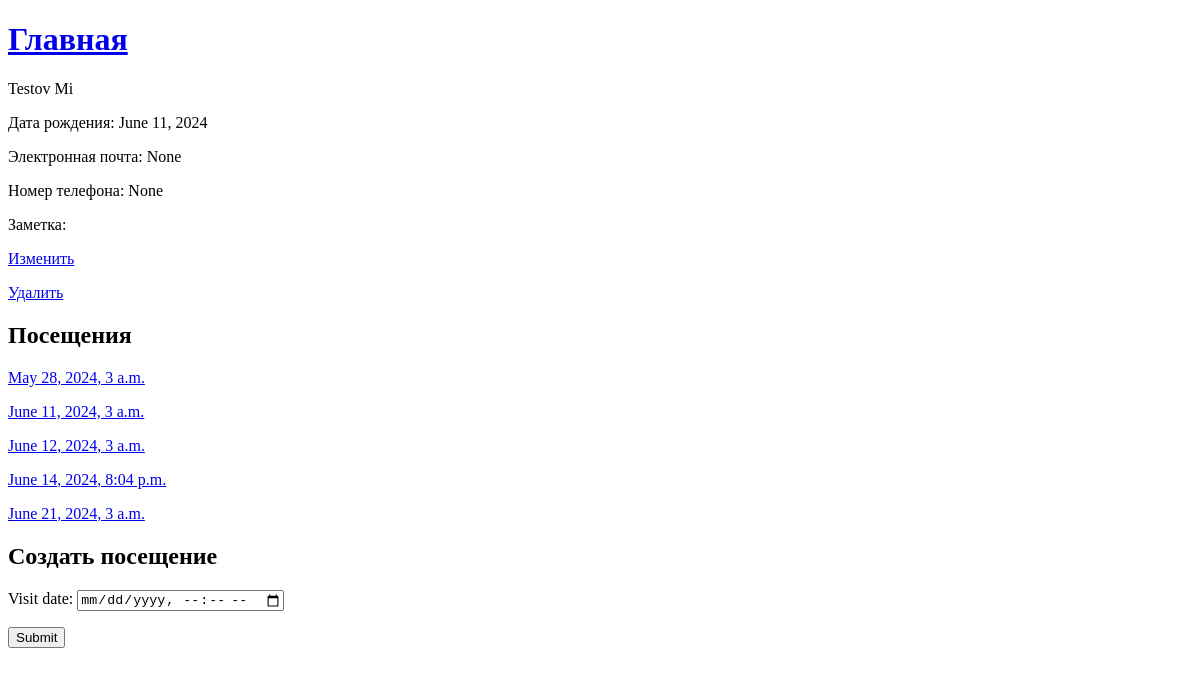
Page /2 on the earlier database version.
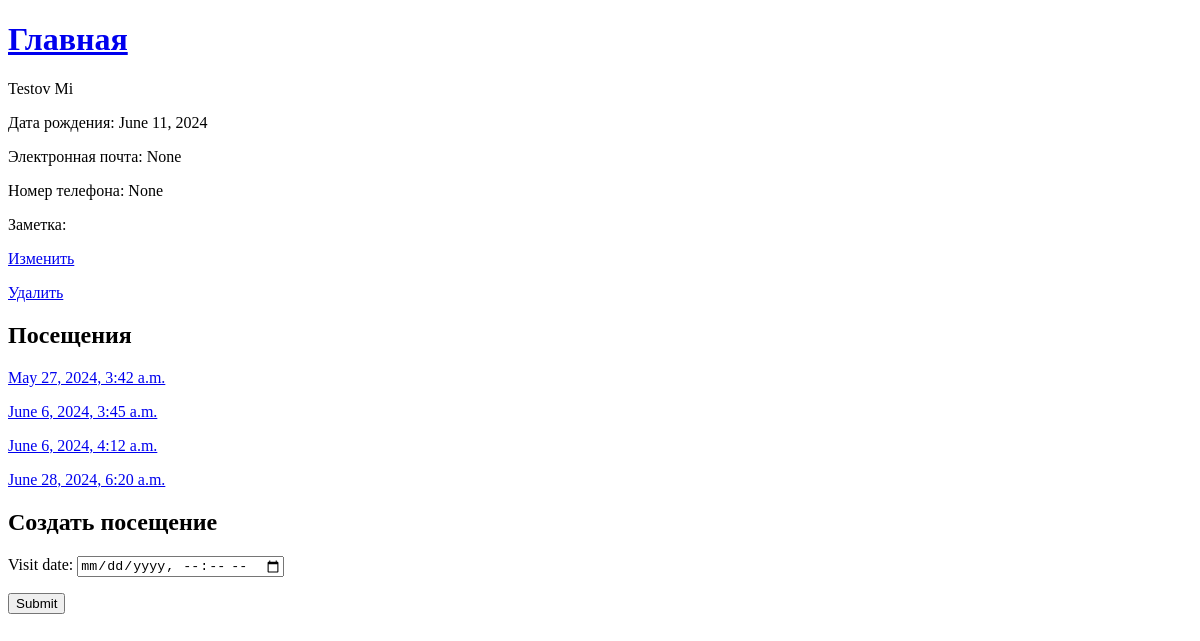
Same page on the later database version.
### clients/models.py (models this page shows, shortened)
class Client(models.Model):
    fullname = models.CharField(max_length=100)
    birthdate = models.DateField()
    email = models.CharField(max_length=150, blank=True, null=True)
    phonenumber = models.CharField(max_length=20, blank=True, null=True)
    note = models.TextField(blank=True, null=True)
    class Meta:
        verbose_name = 'Клиент'
        verbose_name_plural = 'Клиенты'

class Visit(models.Model):
    client = models.ForeignKey(Client, on_delete=models.CASCADE, related_name='visits')
    visit_date = models.DateTimeField()
    diagnosis = models.TextField(blank=True, null=True)
    therapy = models.TextField(blank=True, null=True)

### clients/views.py (the view)
# urls.py: path("<int:client_id>", client_detail, name='client_detail'),
def client_detail(request, client_id):
    client = get_object_or_404(Client,
                               id=client_id)
    visits = client.visits.all().order_by('visit_date')
    form = VisitCreateForm()
    context = {'client': client, 'visits': visits, 'form': form}
    return render(request,
                  'clients/client_detail.html',
                  context=context)

### clients/forms.py
class VisitCreateForm(ModelForm):
    class Meta:
        model = Visit
        fields = ['visit_date']
        widgets = {
            'visit_date': DateTimeInput(attrs={'type': 'datetime-local'}),
        }

### clients/templates/clients/client_detail.html
{% extends "clients/base.html" %}
{% block content %}
<p>{{ client.fullname }}</p>
<p>Дата рождения: {{ client.birthdate }}</p>
<p>Электронная почта: {{ client.email }}</p>
<p>Номер телефона: {{ client.phonenumber }}</p>
<p>Заметка: {{ client.note }}</p>
<p><a href="{% url 'clients:client_update' client.id %}">Изменить</a></p>
<p><a href="{% url 'clients:client_delete' client.id %}">Удалить</a></p>
    <h2>Посещения</h2>
    {% for visit in visits %}
        <p><a href="{% url 'clients:visit_detail' client.id visit.id %}">{{ visit.visit_date }}</a></p>
    {% empty %}
        Нет посещений
    {% endfor %}
    {% include 'clients/visit_create.html' %}
{% endblock %}

### clients/templates/clients/base.html (shortened to what this page needs)
<!DOCTYPE html>
<html lang="en">
<head>
</head>
<body>
    <h1><a href="{% url 'clients:client_list' %}">Главная</a></h1>
    {% block content%}{% endblock %}
</body>
</html>

### clients/templates/clients/visit_create.html (shortened to what this page needs)
<h2>Создать посещение</h2>
<form action="{%  url 'clients:visit_create' client.id %}" method="post">
    {{ form.as_p }}
    <input type="submit">
</form>

Differences in the rows shown:
removed Visit: visit_date "May 28, 2024, 3 a.m."
removed Visit: visit_date "June 11, 2024, 3 a.m."
removed Visit: visit_date "June 12, 2024, 3 a.m."
removed Visit: visit_date "June 14, 2024, 8:04 p.m."
removed Visit: visit_date "June 21, 2024, 3 a.m."
added Visit: visit_date "May 27, 2024, 3:42 a.m."
added Visit: visit_date "June 6, 2024, 3:45 a.m."
added Visit: visit_date "June 6, 2024, 4:12 a.m."
added Visit: visit_date "June 28, 2024, 6:20 a.m."
